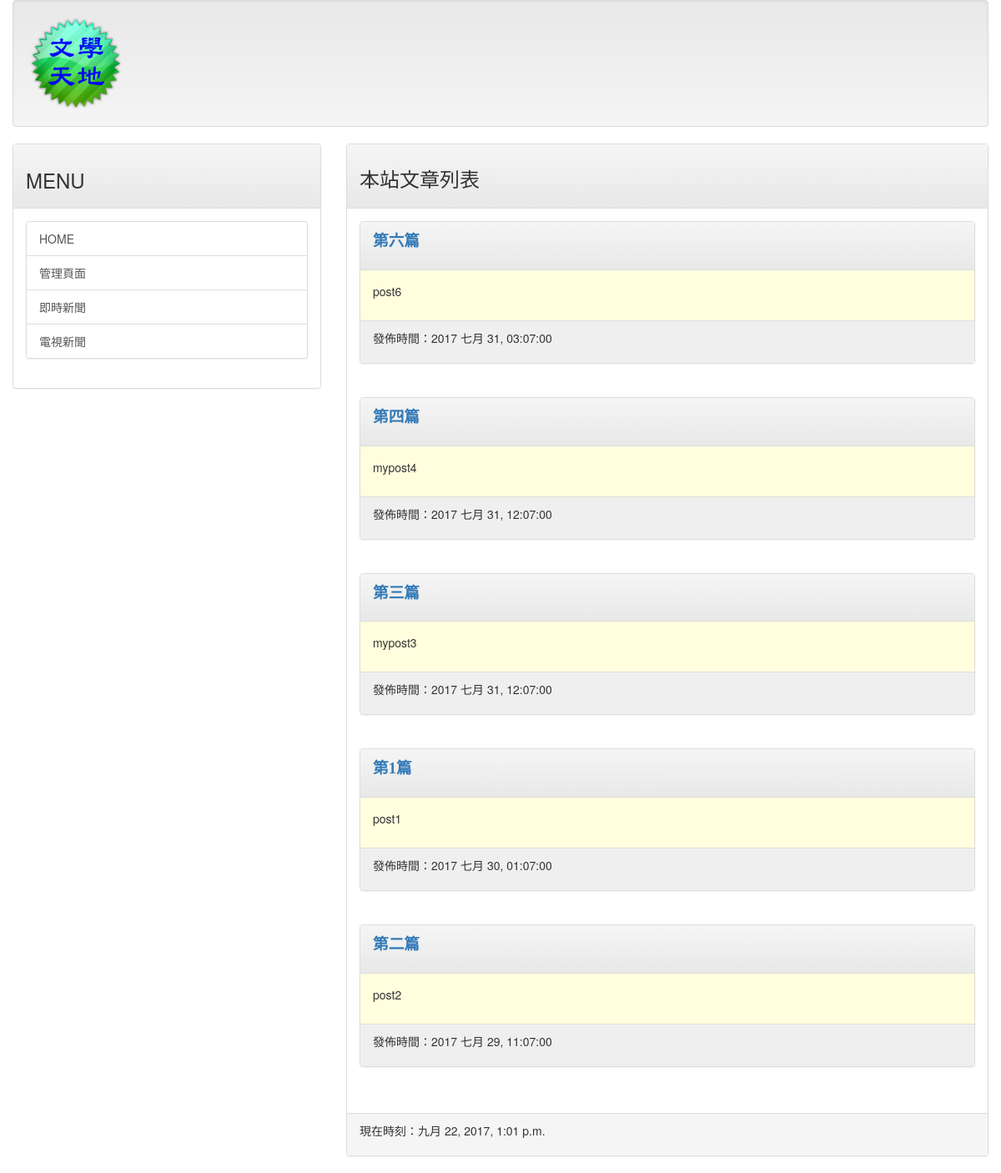
The page / on the database its author committed.
### mainsite/models.py (models this page shows, shortened)
class Post(models.Model):
    bool = models.BooleanField(default=False)
    title = models.CharField(max_length=200)
    slug = models.CharField(max_length=200)
    body = models.TextField()
    pub_date = models.DateTimeField(default=timezone.now)
    my_date = models.DateField(auto_now=True)
    upload = models.FileField(upload_to='uploads/%Y%m%d', default=False)
    class Meta:
        ordering = ('-pub_date',)

### mainsite/views.py (the view)
# urls.py: url(r'^$', homepage),
def homepage(request):
    template = get_template('index.html')
    posts = Post.objects.all()
    now = datetime.now()
    html = template.render(locals())
    return HttpResponse(html)

### templates/index.html (shortened to what this page needs)
{% extends 'base.html' %}
{% block headmessage %}
    <h3 style='font-family:標楷體;'>本站文章列表</a>
{% endblock %}
{% block content %}
    {% for post in posts %}
        <div class='panel panel-default'>
            <div class='panel-heading'>
                <p style='font-family:微軟正黑體;font-size:14pt;font-weight:bold;'>
                    <a href='/post/{{post.slug}}'>{{ post.title }}</a>
                </p>
            </div>
            <div class='panel-body' style='background-color:#ffffdd'>
                <p>
                   {{ post.body | truncatechars:40 }}
                </p>
            </div>
            <div class='panel-footer'  style='background-color:#efefef'>
                <p>
                    發佈時間：{{ post.pub_date | date:"Y M d, h:m:s"}}
                </p>
            </div>
        </div>
        <br>
    {% endfor %}
{% endblock %}

### templates/base.html (shortened to what this page needs)
<!DOCTYPE html>
{% load staticfiles %}
<html>
<head>
	{% include 'extend.html' %}
</head>
<body>
    <div class='container-fluid'>
        {% include 'header.html' %}
        <div class='row'>
            <div class='col-sm-4 col-md-4'>
                <div class='panel panel-default'>
                    <div class='panel-heading'>
                        <h3>
                            MENU
                        </h3>
                    </div>
                    <div class='panel-body'>
                        <div class='list-group'>
                            <a href='/' class='list-group-item'>HOME</a>
                            <a href='/admin' class='list-group-item'>管理頁面 </a>
                            <a href='http://tar.so/news' class='list-group-item'>即時新聞</a>
                            <a href='http://drho.tw/news' class='list-group-item'>電視新聞</a>
                        </div>
                    </div>
                </div>
            </div>
            <div class='col-sm-8 col-md-8'>
                <div class='panel panel-default'>
                    <div class='panel-heading'>
                        {% block headmessage %} {% endblock %}
                    </div>
                    <div class='panel-body'>
                        {% block content %} {% endblock %}
                    </div>
                    <div class='panel-footer'>
                        {% include 'footer.html' %}
                    </div>
                </div>
            </div>
        </div>
    </div>
</body>
</html>

### templates/extend.html (shortened to what this page needs)
<link rel="stylesheet" href="//maxcdn.bootstrapcdn.com/bootstrap/3.3.7/css/bootstrap.min.css">
<link rel="stylesheet" href="//maxcdn.bootstrapcdn.com/bootstrap/3.3.7/css/bootstrap-theme.min.css">

### templates/header.html
{% load staticfiles %}
<div class='well'>
    <img src="{% static "images/logo.png" %}">
</div>

### templates/footer.html
{% block footer %}
    {% if now %}
    <p>現在時刻：{{ now }}</p>
    {% else %}
    <p>本文內容取自網路，如有侵權請來信通知下架...</p>
    {% endif %}
{% endblock %}

### rows shown on the page
Post: title "第六篇", body "post6", pub_date "2017 七月 31, 03:07:00"
Post: title "第四篇", body "mypost4", pub_date "2017 七月 31, 12:07:00"
Post: title "第三篇", body "mypost3", pub_date "2017 七月 31, 12:07:00"
Post: title "第1篇", body "post1", pub_date "2017 七月 30, 01:07:00"
Post: title "第二篇", body "post2", pub_date "2017 七月 29, 11:07:00"
